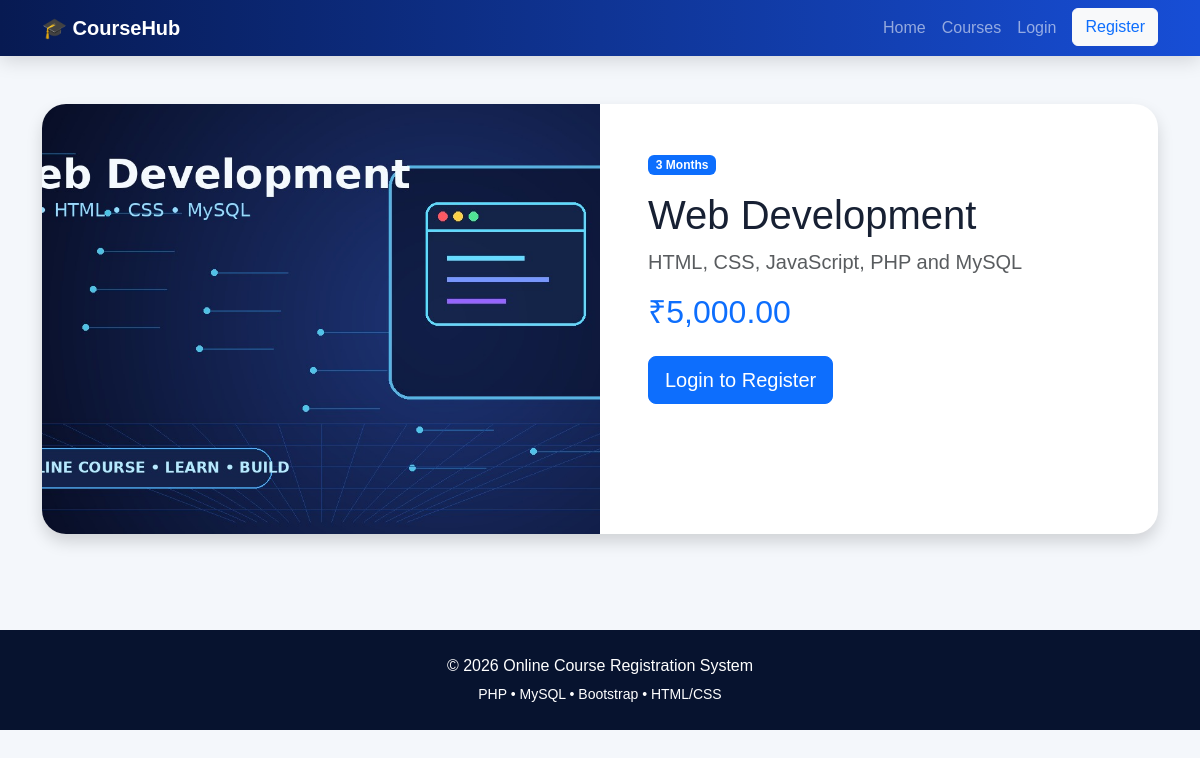
/course_details.php?id=1, run on the app's committed database.
### tables this page shows
CREATE TABLE courses(id INT AUTO_INCREMENT PRIMARY KEY,course_name VARCHAR(150) NOT NULL,description TEXT NOT NULL,duration VARCHAR(50) NOT NULL,fees DECIMAL(10,2) NOT NULL,image VARCHAR(255),created_at TIMESTAMP DEFAULT CURRENT_TIMESTAMP);

### course_details.php (the view)
<?php session_start(); include "config.php"; $id=(int)($_GET["id"]??0); $stmt=mysqli_prepare($conn,"SELECT * FROM courses WHERE id=?"); mysqli_stmt_bind_param($stmt,"i",$id); mysqli_stmt_execute($stmt); $course=mysqli_fetch_assoc(mysqli_stmt_get_result($stmt)); include "includes/header.php"; include "includes/navbar.php"; ?>
<div class="container py-5"><?php if($course){ ?><div class="detail-card shadow"><div class="row g-0"><div class="col-md-6"><img src="images/<?php echo htmlspecialchars($course["image"]); ?>" class="detail-img"></div><div class="col-md-6 p-5"><span class="badge bg-primary mb-3"><?php echo htmlspecialchars($course["duration"]); ?></span><h1><?php echo htmlspecialchars($course["course_name"]); ?></h1><p class="text-muted fs-5"><?php echo htmlspecialchars($course["description"]); ?></p><h2 class="text-primary mb-4">₹<?php echo number_format($course["fees"],2); ?></h2><?php if(isset($_SESSION["student_id"])){ ?><a href="register_course.php?id=<?php echo $course["id"]; ?>" class="btn btn-success btn-lg">Register Course</a><?php }else{ ?><a href="login.php" class="btn btn-primary btn-lg">Login to Register</a><?php } ?></div></div></div><?php }else echo '<div class="alert alert-danger">Course not found.</div>'; ?></div>
<?php include "includes/footer.php"; ?>

### css/style.css (style rules this page uses)
body { background:#f4f7fb;font-family:Arial,sans-serif;color:#172033 }
.detail-card { background:#fff;border-radius:24px;overflow:hidden }
.detail-img { width:100%;height:100%;min-height:430px;object-fit:cover }

### data on the page
courses: image (picture), duration "3 Months", course_name "Web Development", description "HTML, CSS, JavaScript, PHP and MySQL", fees "5,000.00"
